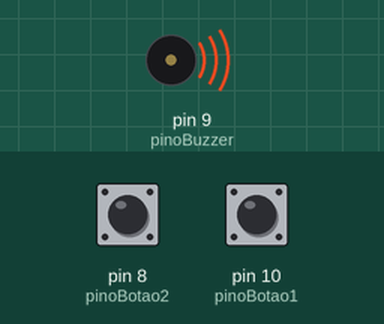
Recording of a sketch running on a simulated Arduino Uno, built with avr-gcc and run on an emulated ATmega328P. Parts: buzzer (waves = sounding). The test bench sets the inputs (shaded band); at power-on: pin 8 (pinoBotao2) HIGH, pin 10 (pinoBotao1) HIGH.

Above: at 0.5 s.
Timing chart, 0 to 4.6 s (numbered marks = the images above):
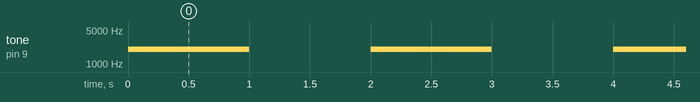

The sketch:

PROJECT_BUZZER.ino
```cpp
int frequencia = 2000; // frequencia inicial do buzzer
const int pinoBuzzer = 9; // pino onde o buzzer esta conectado
const int pinoBotao1 = 10; // pino onde o botao 1 esta conectado
const int pinoBotao2 = 8; // pino onde o botao 2 esta conectado

void setup(){
  pinMode(pinoBuzzer, OUTPUT); // configura o pino com o buzzer como saída
  pinMode(pinoBotao1, INPUT_PULLUP); // configura o pino com o Botão como entrada
  pinMode(pinoBotao2, INPUT_PULLUP); // configura o pino com o Botão como entrada
}

void loop(){

  // Soma 100 à frequencia atual se o botao estiver pressionado
  if (digitalRead(pinoBotao1) == LOW) {
    frequencia = frequencia + 100;
  }

  // Subtrai 100 da frequencia atual se o botao estiver pressionado
  if (digitalRead(pinoBotao2) == LOW) {
    frequencia = frequencia - 100;
  }

  tone(pinoBuzzer, frequencia); // gera frequencia no buzzer
  delay(1000);
  noTone(pinoBuzzer); // para frequencia no buzzer
  delay(1000);
}
```

Measured:
- by itself, tone on pin 9 (pinoBuzzer): alternates 2000 Hz for 1.0 s and silent for 1.0 s
